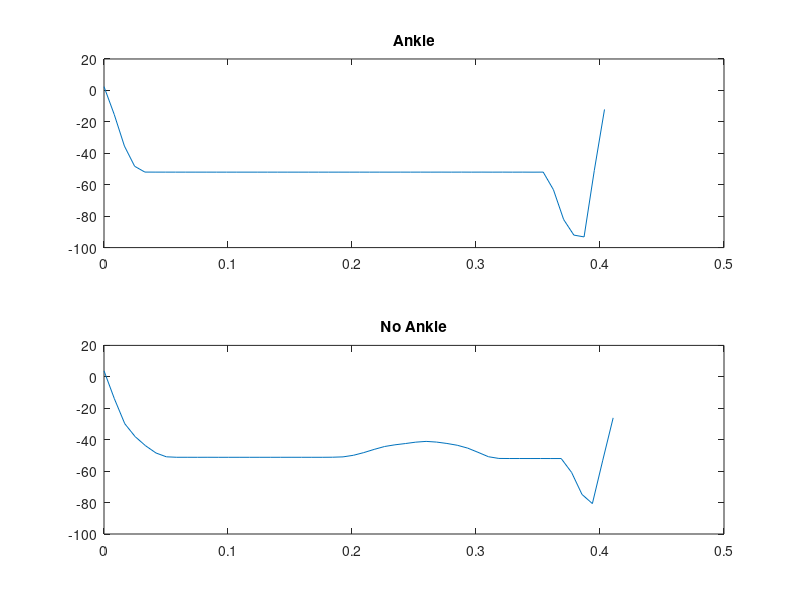
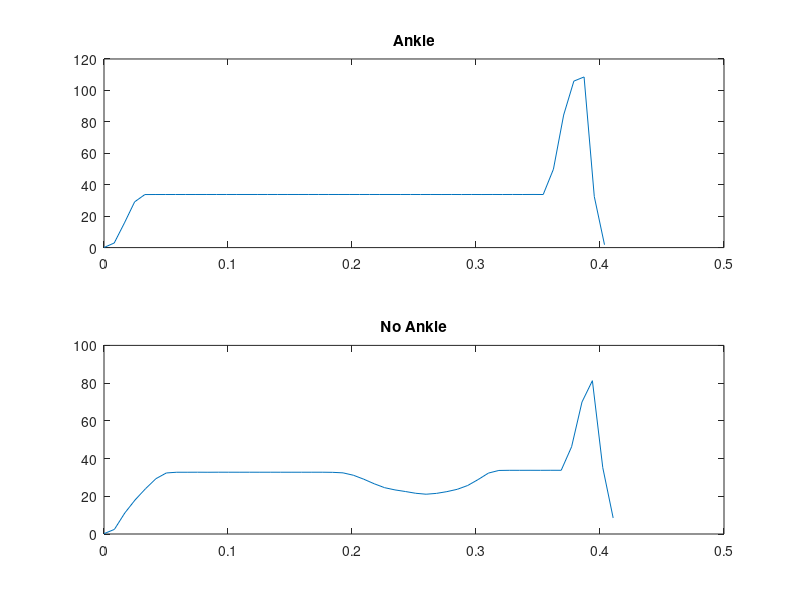

Source code (MATLAB) for these figures, in order:
clear; close all;
load('seedC')
ankle = opt;

load('seedCnoAnkle')
noAnkle = opt;

clear opt;

FdAnkle = ankle.param(2) * (ankle.dr0 - ankle.r0);
EdAnkle = .5 * ankle.param(2) * (ankle.dr0 - ankle.r0).^2;

FdNoAnkle = noAnkle.param(2) * (noAnkle.dr0 - noAnkle.r0);
EdNoAnkle = .5 * noAnkle.param(2) * (noAnkle.dr0 - noAnkle.r0).^2;

figure; subplot(2,1,1); plot(ankle.t(1:50), FdAnkle(1:50)); title('Ankle')
subplot(2,1,2); plot(noAnkle.t(1:50), FdNoAnkle(1:50)); title('No Ankle')

figure; subplot(2,1,1); plot(ankle.t(1:50), EdAnkle(1:50)); title('Ankle')
subplot(2,1,2); plot(noAnkle.t(1:50), EdNoAnkle(1:50)); title('No Ankle')